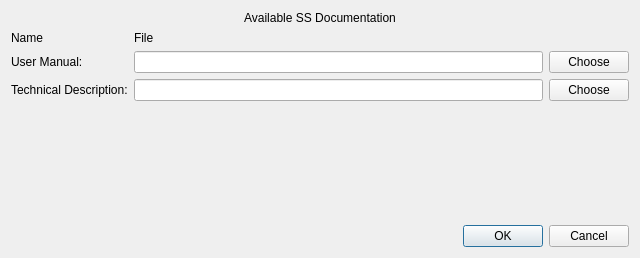
<?xml version="1.0" encoding="UTF-8"?>
<ui version="4.0">
 <class>documentDialog</class>
 <widget class="QDialog" name="documentDialog">
  <property name="geometry">
   <rect>
    <x>0</x>
    <y>0</y>
    <width>640</width>
    <height>258</height>
   </rect>
  </property>
  <property name="windowTitle">
   <string>Dialog</string>
  </property>
  <layout class="QVBoxLayout" name="verticalLayout">
   <item>
    <widget class="QLabel" name="label_3">
     <property name="text">
      <string>Available SS Documentation</string>
     </property>
     <property name="alignment">
      <set>Qt::AlignCenter</set>
     </property>
    </widget>
   </item>
   <item>
    <layout class="QGridLayout" name="gridLayout">
     <item row="2" column="0">
      <widget class="QLabel" name="label_technical">
       <property name="text">
        <string>Technical Description:</string>
       </property>
      </widget>
     </item>
     <item row="2" column="2">
      <widget class="QPushButton" name="pushButton_technical">
       <property name="text">
        <string>Choose</string>
       </property>
      </widget>
     </item>
     <item row="1" column="2">
      <widget class="QPushButton" name="pushButton_manual">
       <property name="text">
        <string>Choose</string>
       </property>
      </widget>
     </item>
     <item row="2" column="1">
      <widget class="QLineEdit" name="lineEdit_technical"/>
     </item>
     <item row="3" column="0">
      <spacer name="verticalSpacer">
       <property name="orientation">
        <enum>Qt::Vertical</enum>
       </property>
       <property name="sizeHint" stdset="0">
        <size>
         <width>20</width>
         <height>40</height>
        </size>
       </property>
      </spacer>
     </item>
     <item row="1" column="0">
      <widget class="QLabel" name="label_manual">
       <property name="text">
        <string>User Manual:</string>
       </property>
      </widget>
     </item>
     <item row="1" column="1">
      <widget class="QLineEdit" name="lineEdit_manual"/>
     </item>
     <item row="0" column="0">
      <widget class="QLabel" name="label_name">
       <property name="text">
        <string>Name</string>
       </property>
      </widget>
     </item>
     <item row="0" column="1">
      <widget class="QLabel" name="label_file">
       <property name="text">
        <string>File</string>
       </property>
      </widget>
     </item>
    </layout>
   </item>
   <item>
    <widget class="QDialogButtonBox" name="buttonBox">
     <property name="orientation">
      <enum>Qt::Horizontal</enum>
     </property>
     <property name="standardButtons">
      <set>QDialogButtonBox::Cancel|QDialogButtonBox::Ok</set>
     </property>
    </widget>
   </item>
  </layout>
 </widget>
 <resources/>
 <connections>
  <connection>
   <sender>buttonBox</sender>
   <signal>accepted()</signal>
   <receiver>documentDialog</receiver>
   <slot>accept()</slot>
   <hints>
    <hint type="sourcelabel">
     <x>249</x>
     <y>219</y>
    </hint>
    <hint type="destinationlabel">
     <x>157</x>
     <y>257</y>
    </hint>
   </hints>
  </connection>
  <connection>
   <sender>buttonBox</sender>
   <signal>rejected()</signal>
   <receiver>documentDialog</receiver>
   <slot>reject()</slot>
   <hints>
    <hint type="sourcelabel">
     <x>317</x>
     <y>219</y>
    </hint>
    <hint type="destinationlabel">
     <x>286</x>
     <y>257</y>
    </hint>
   </hints>
  </connection>
 </connections>
</ui>
